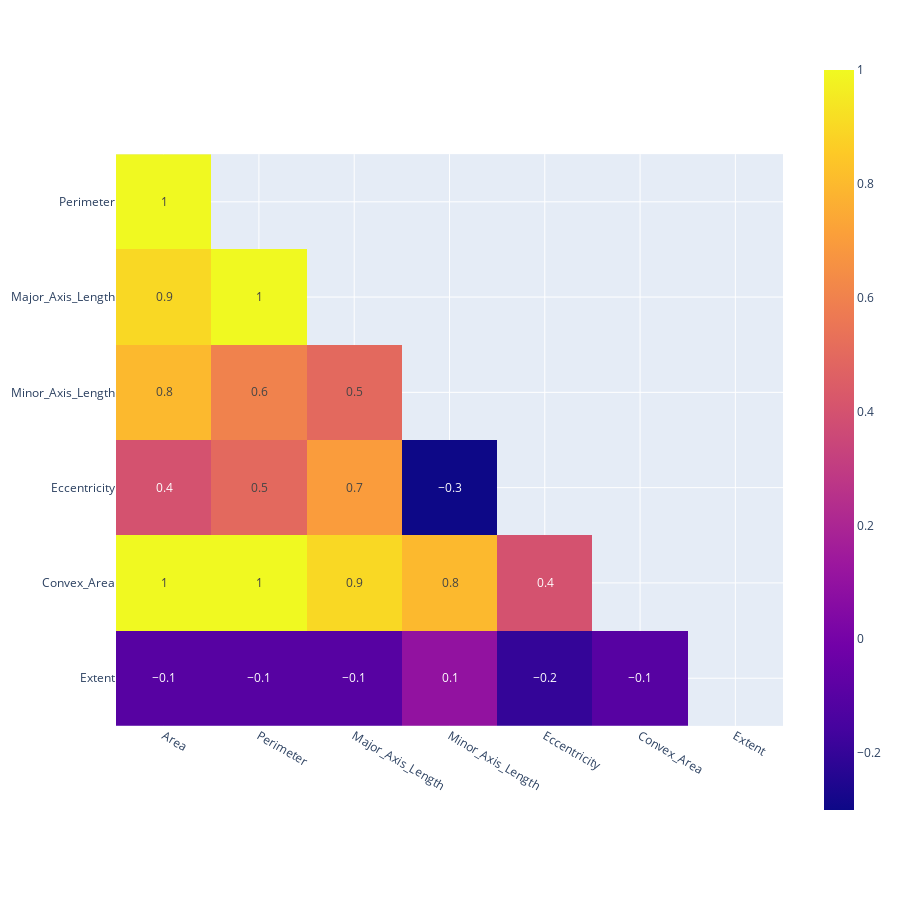

Notebook code cell kept with this figure:
### Code cell
# --- CREATING A CORRELATION PLOT --- 
import plotly.express as px
import numpy as np

df = X
df_corr = df.corr().round(1)  
# Mask to matrix
mask = np.zeros_like(df_corr, dtype=bool)
mask[np.triu_indices_from(mask)] = True
# Viz
df_corr_viz = df_corr.mask(mask).dropna(how='all')

fig = px.imshow(df_corr_viz, text_auto=True)
fig.update_layout(height = 900, width=900)
fig.show()

### Figure 1 — Plotly figure (JSON) as saved in the notebook; plotly's stock layout.template omitted (floating-point values rounded to 4 significant figures)
{"data": [{"coloraxis": "coloraxis", "hovertemplate": "x: %{x}<br>y: %{y}<br>color: %{z}<extra></extra>", "name": "0", "texttemplate": "%{z}", "type": "heatmap", "x": ["Area", "Perimeter", "Major_Axis_Length", "Minor_Axis_Length", "Eccentricity", "Convex_Area", "Extent"], "xaxis": "x", "y": ["Perimeter", "Major_Axis_Length", "Minor_Axis_Length", "Eccentricity", "Convex_Area", "Extent"], "yaxis": "y", "z": [[1, null, null, null, null, null, null], [0.9, 1, null, null, null, null, null], [0.8, 0.6, 0.5, null, null, null, null], [0.4, 0.5, 0.7, -0.3, null, null, null], [1, 1, 0.9, 0.8, 0.4, null, null], [-0.1, -0.1, -0.1, 0.1, -0.2, -0.1, null]]}], "layout": {"coloraxis": {"colorscale": [[0, "#0d0887"], [0.1111, "#46039f"], [0.2222, "#7201a8"], [0.3333, "#9c179e"], [0.4444, "#bd3786"], [0.5556, "#d8576b"], [0.6667, "#ed7953"], [0.7778, "#fb9f3a"], [0.8889, "#fdca26"], [1, "#f0f921"]]}, "height": 900, "margin": {"t": 60}, "width": 900, "xaxis": {"anchor": "y", "autorange": true, "constrain": "domain", "domain": [0.0007485, 0.9993], "range": [-0.5, 6.5], "scaleanchor": "y", "type": "category"}, "yaxis": {"anchor": "x", "autorange": true, "constrain": "domain", "domain": [0.1239, 0.8761], "range": [5.5, -0.5], "type": "category"}}}
